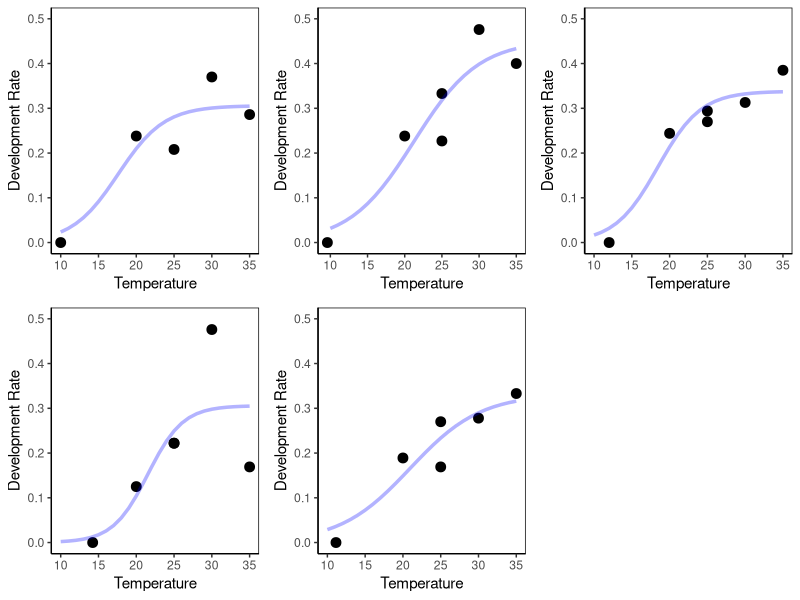

This chart was generated by the following R code: (Note: this script raises an error after producing the figure.)
###Development rate of the different stages and using 
###nls for parameter estimation 

###############
###Packages ###
###############
library(ggplot2)
library(gridExtra)
############################################################################################
#######This is the main_data that have all the development rates from previous literature## 
###########################################################################################
MAIN_DAT <- read.csv("DEV_CM.csv")

#################
###EGG STAGE ####
#################
EGG_DAT <- subset(MAIN_DAT, MAIN_DAT$Stage == 'Egg')


###This is the temperature range that we are interested in all stages
TEMP = seq(10,35)
###################################################################
###We are fitting a sigmoid function to the egg development rate:
###Remember the sigmoid function is a/(1+exp(-b*(Tempeature -C))###
####################################################################
EGG_DAT_NLS <- nls(Dev_Rate~ a/(1+exp(-b*(Temperature-c))),data=EGG_DAT,
                   start= list(a = 0.2, b= 0.3, c = 18))

EGG_EQUATION <- cbind.data.frame(TEMP, 
                DEV_PRED =0.19269/ (1+exp(- 0.30388*(TEMP-18.59282))))

##########################
###Here is the graph#####
#########################

EGG_GRAPH <-
  ggplot(EGG_DAT, aes(x = Temperature, y = Dev_Rate)) + 
  geom_point(size = 3) +
  geom_line(
    data = EGG_EQUATION,
    aes(x = TEMP, y = DEV_PRED),
    size = 1.2,
    alpha = 0.3,
    color = 'blue') + 
  theme_classic() +
      ylab("Development Rate") +
  theme(panel.border = element_rect(fill = NA, colour = "black")) + 
  ylim(0, 0.5)
  
###########################
###LARVAL STAGE (1-5) ####
###########################
#####################################################
#We subset the data to include all the larval stages#
#####################################################
LARV_DAT <- subset(MAIN_DAT, MAIN_DAT$Stage == 'Larvae.1'|
                      MAIN_DAT$Stage== 'Larvae.2'|
                      MAIN_DAT$Stage == 'Larvae.3'|
                      MAIN_DAT$Stage == 'Larvae.4'|
                      MAIN_DAT$Stage == 'Larvae.5')

###Parameter estimates for the larvae 

LARV1_DAT_NLS <- nls(Dev_Rate~ a/(1+exp(-b*(Temperature-c))),data=subset(LARV_DAT, LARV_DAT$Stage == 'Larvae.1'),
                   start= list(a = 0.5, b= 0.5, c = 18))

LARV2_DAT_NLS <- nls(Dev_Rate~ a/(1+exp(-b*(Temperature-c))),data=subset(LARV_DAT, LARV_DAT$Stage == 'Larvae.2'),
                     start= list(a = 0.5, b= 0.5, c = 18))
LARV3_DAT_NLS <- nls(Dev_Rate~ a/(1+exp(-b*(Temperature-c))),data=subset(LARV_DAT, LARV_DAT$Stage == 'Larvae.3'),
                     start= list(a = 0.5, b= 0.5, c = 18))
LARV4_DAT_NLS <- nls(Dev_Rate~ a/(1+exp(-b*(Temperature-c))),data=subset(LARV_DAT, LARV_DAT$Stage == 'Larvae.4'),
                     start= list(a = 0.5, b= 0.5, c = 18))
LARV5_DAT_NLS <- nls(Dev_Rate~ a/(1+exp(-b*(Temperature-c))),data=subset(LARV_DAT, LARV_DAT$Stage == 'Larvae.5'),
                     start= list(a = 0.5, b= 0.5, c = 18))

LARV1_EQUATION <- cbind.data.frame(TEMP, DEV_PRED = 0.3058/ (1+exp(- 0.3271*(TEMP-17.6028 ))),
                                   ID = 'Larvae.1')
LARV2_EQUATION <- cbind.data.frame(TEMP, DEV_PRED =0.4517/ (1+exp(- 0.2301*(TEMP-21.2385))),
                                   ID = 'Larvae.2')
LARV3_EQUATION <- cbind.data.frame(TEMP, DEV_PRED =0.3380 / (1+exp(- 0.3501*(TEMP-18.4555 ))),
                                   ID = 'Larvae.3')
LARV4_EQUATION <- cbind.data.frame(TEMP, DEV_PRED = 0.3058/ (1+exp(- 0.4299 *(TEMP-21.5401  ))),
                                   ID = 'Larvae.4')
LARV5_EQUATION <- cbind.data.frame(TEMP, DEV_PRED = 0.3316/ (1+exp(- 0.2144 *(TEMP-20.9499 ))),
                                   ID = 'Larvae.5')

LARV_PRED <- rbind(LARV1_EQUATION,LARV2_EQUATION, LARV3_EQUATION, LARV4_EQUATION, LARV5_EQUATION)


LARV1_GRAPH <-ggplot(subset(LARV_DAT ,LARV_DAT$Stage == 'Larvae.1'), aes(x= Temperature, y= Dev_Rate))+geom_point(size=3)+
  geom_line(data =LARV1_EQUATION, aes(x= TEMP, y = DEV_PRED),size = 1.2,alpha=0.3,
            color='blue')+theme_classic()+ylab("Development Rate")+
  theme(panel.border = element_rect(fill=NA,colour = "black"))+ylim(0,0.5)
        
LARV2_GRAPH <-ggplot(subset(LARV_DAT ,LARV_DAT$Stage == 'Larvae.2'), aes(x= Temperature, y= Dev_Rate))+geom_point(size=3)+
  geom_line(data =LARV2_EQUATION, aes(x= TEMP, y = DEV_PRED),size = 1.2,alpha=0.3,
            color='blue')+theme_classic()+ylab("Development Rate")+
  theme(panel.border = element_rect(fill=NA,colour = "black"))+ylim(0,0.5)

LARV3_GRAPH <-ggplot(subset(LARV_DAT ,LARV_DAT$Stage == 'Larvae.3'), aes(x= Temperature, y= Dev_Rate))+geom_point(size=3)+
  geom_line(data =LARV3_EQUATION, aes(x= TEMP, y = DEV_PRED),size = 1.2,alpha=0.3,
            color='blue')+theme_classic()+ylab("Development Rate")+
  theme(panel.border = element_rect(fill=NA,colour = "black"))+ylim(0,0.5)

LARV4_GRAPH <-ggplot(subset(LARV_DAT ,LARV_DAT$Stage == 'Larvae.4'), aes(x= Temperature, y= Dev_Rate))+geom_point(size=3)+
  geom_line(data =LARV4_EQUATION, aes(x= TEMP, y = DEV_PRED),size = 1.2,alpha=0.3,
            color='blue')+theme_classic()+ylab("Development Rate")+
  theme(panel.border = element_rect(fill=NA,colour = "black"))+ylim(0,0.5)

LARV5_GRAPH <-ggplot(subset(LARV_DAT ,LARV_DAT$Stage == 'Larvae.5'), aes(x= Temperature, y= Dev_Rate))+geom_point(size=3)+
  geom_line(data =LARV5_EQUATION, aes(x= TEMP, y = DEV_PRED),size = 1.2,alpha=0.3,
            color='blue')+theme_classic()+ylab("Development Rate")+
  theme(panel.border = element_rect(fill=NA,colour = "black"))+ylim(0,0.5)

grid.arrange(LARV1_GRAPH, LARV2_GRAPH, LARV3_GRAPH, LARV4_GRAPH,LARV5_GRAPH,ncol=3)



#####################
###PUPAL STAGE ####
####################
PUP_DAT <- subset(MAIN_DAT, MAIN_DAT$Stage == 'Pupae')


PUP_DAT_NLS <- nls(Dev_Rate~ a/(1+exp(-b*(Temperature-c))),data=PUP_DAT ,
                     start= list(a = 0.5, b= 0.5, c = 18))

PUP_EQUATION <- cbind.data.frame(TEMP, DEV_PRED =  0.09287/ (1+exp(- 0.3271*(TEMP-17.6028 ))),
                                   ID = 'Pupae')
PUPAE_GRAPH <-
  ggplot(PUP_DAT , aes(x = Temperature, y = Dev_Rate)) + geom_point(size =3) +
  geom_line(
    data = PUP_EQUATION,
    aes(x = TEMP, y = DEV_PRED),
    size = 1.2,
    alpha = 0.3,
    color = 'blue'
  ) + theme_classic() + ylab("Development Rate") +
  theme(panel.border = element_rect(fill = NA, colour = "black")) + ylim(0, 0.5)

#######################
###Reproductive Adult##
#######################

ADULT_DAT <- subset(MAIN_DAT, MAIN_DAT$Stage == 'Reproductive adult')


ADULT_DAT_NLS <- nls(Dev_Rate~ a/(1+exp(-b*(Temperature-c))),data=ADULT_DAT ,
                   start= list(a = 0.5, b= 0.5, c = 18))

ADULT_EQUATION <- cbind.data.frame(TEMP, DEV_PRED =  0.1707/ (1+exp(- 0.1830*(TEMP-20.2206 ))),
                                 ID = 'Adult')

ADULT_GRAPH <-
  ggplot(ADULT_DAT , aes(x = Temperature, y = Dev_Rate)) + 
  geom_point(size = 3) +
  geom_line(
    data = ADULT_EQUATION,
    aes(x = TEMP, y = DEV_PRED),
    size = 1.2,
    alpha = 0.3,
    color = 'blue') +
  theme_classic() + ylab("Development Rate") +
  theme(panel.border = element_rect(fill = NA, colour = "black")) + 
  ylim(0, 0.5)

####################################################################
##THIS MAKES THE FIGURE FOR DEVELOPMENT RATE ACROSS ALL LIFE STAGES#
####################################################################
grid.arrange(EGG_GRAPH, LARV_ALL, 
             PUPAE_GRAPH, ADULT_GRAPH)
